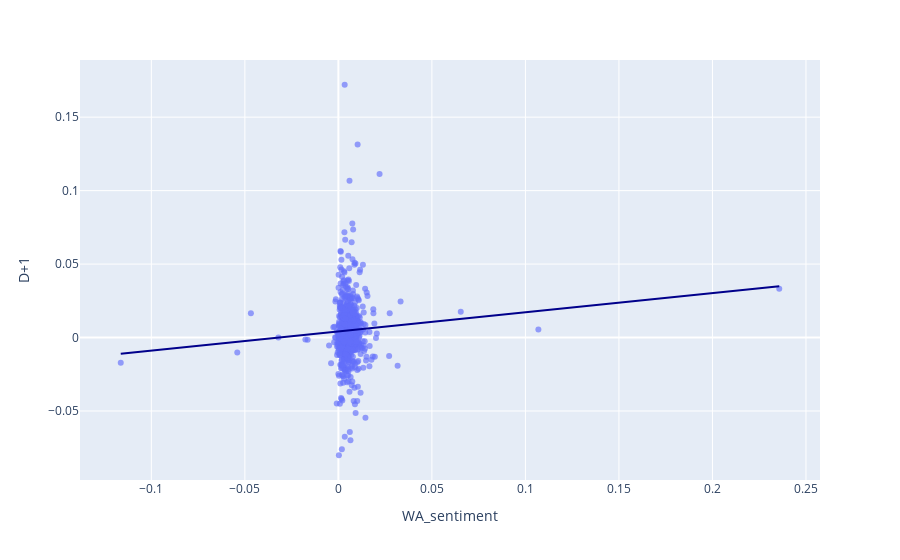

Notebook cell for this chart:
### Code cell
fig = px.scatter(
    df_run, x='WA_sentiment', y='D+1', opacity=0.65,
    trendline='ols', trendline_color_override='darkblue',
    # trendline="rolling", trendline_options=dict(function="median", window=5)
)
fig.show()

### Figure 1 — Plotly figure (JSON) as saved in the notebook; plotly's stock layout.template omitted (floating-point values rounded to 4 significant figures; data arrays with more than 128 entries replaced by an {"elided": "..."} marker saying what was removed)
{"data": [{"hovertemplate": "WA_sentiment=%{x}<br>D+1=%{y}<extra></extra>", "legendgroup": "", "marker": {"color": "#636efa", "opacity": 0.65, "symbol": "circle"}, "mode": "markers", "name": "", "orientation": "v", "showlegend": false, "type": "scatter", "x": {"elided": "691 float values"}, "xaxis": "x", "y": {"elided": "691 float values"}, "yaxis": "y"}, {"hovertemplate": "<b>OLS trendline</b><br>D+1 = 0.130311 * WA_sentiment + 0.00416851<br>R<sup>2</sup>=0.005674<br><br>WA_sentiment=%{x}<br>D+1=%{y} <b>(trend)</b><extra></extra>", "legendgroup": "", "line": {"color": "darkblue"}, "marker": {"color": "#636efa", "symbol": "circle"}, "mode": "lines", "name": "", "showlegend": false, "type": "scatter", "x": {"elided": "691 float values"}, "xaxis": "x", "y": {"elided": "691 float values"}, "yaxis": "y"}], "layout": {"legend": {"tracegroupgap": 0}, "margin": {"t": 60}, "xaxis": {"anchor": "y", "domain": [0, 1], "title": {"text": "WA_sentiment"}}, "yaxis": {"anchor": "x", "domain": [0, 1], "title": {"text": "D+1"}}}}
